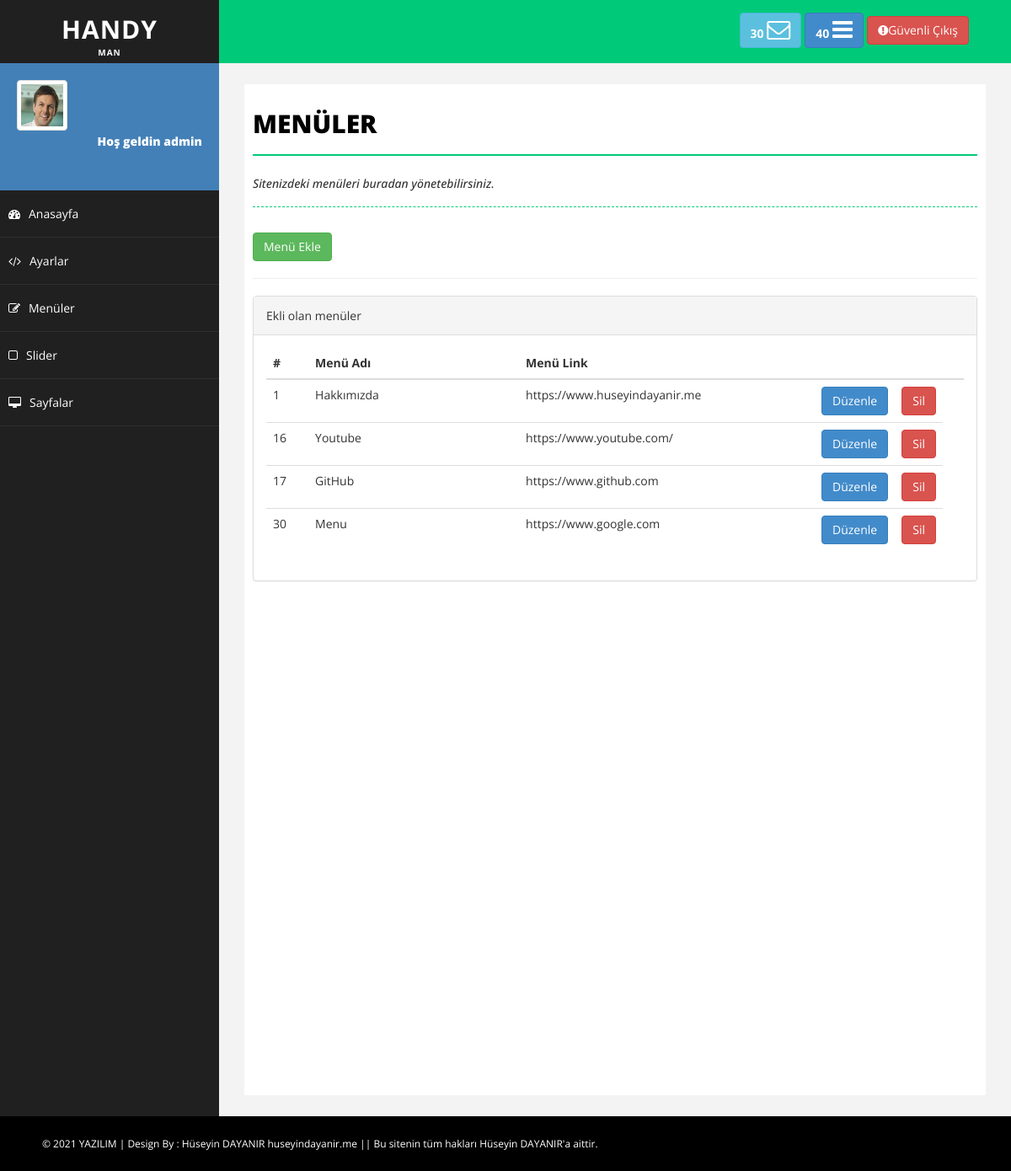
/admin/menuler.php (signed in), run on an earlier commit of the app's database.
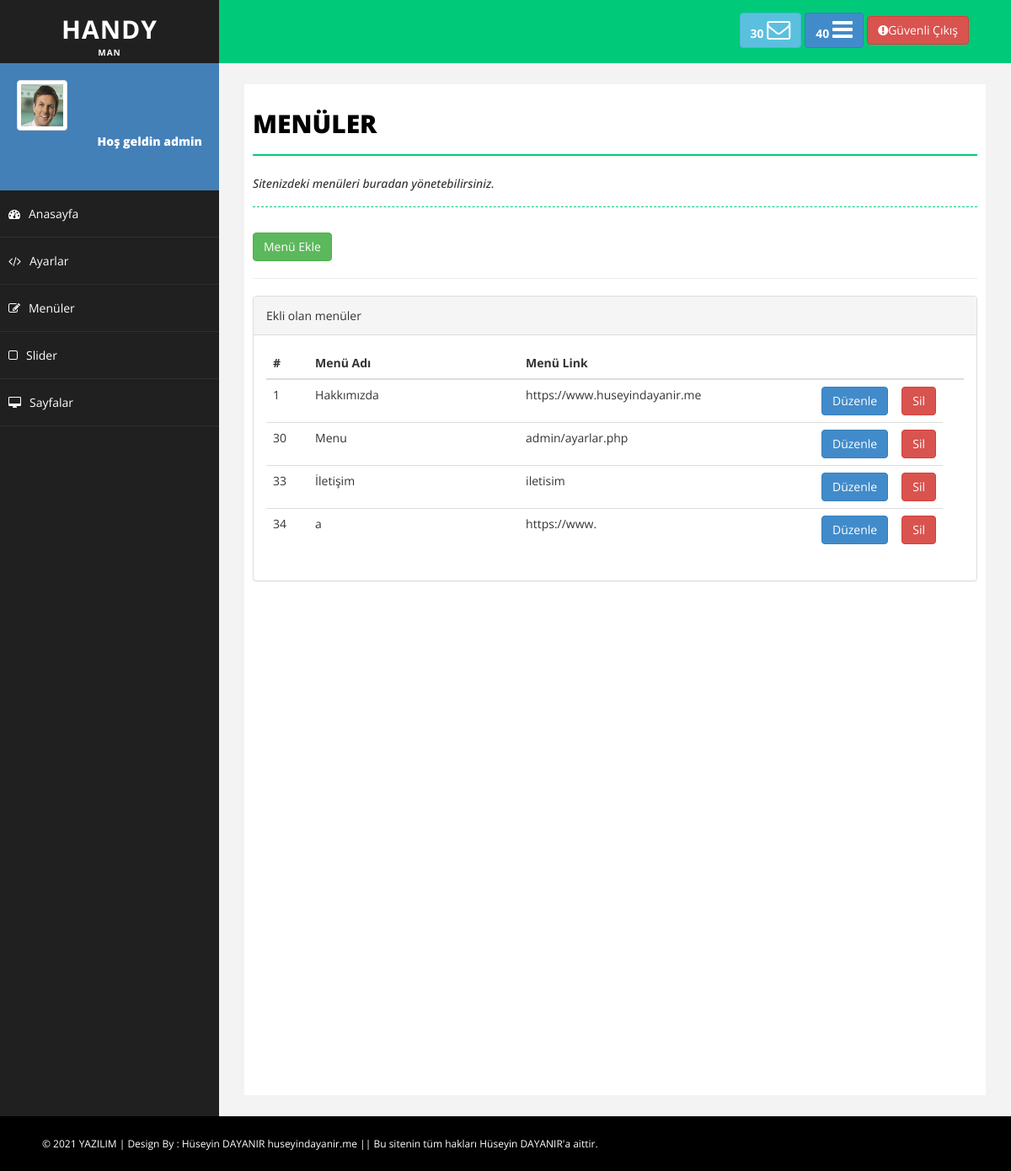
And on a later commit of the database.
### tables this page shows
CREATE TABLE `menuler` (
  `menu_id` int(11) NOT NULL,
  `menu_ad` varchar(50) NOT NULL,
  `menu_link` varchar(500) NOT NULL,
  `menu_ek` varchar(50) NOT NULL
);

### admin/menuler.php (the view, shortened to what this page needs)
<?php
include 'header.php';
include 'sidebar.php';
?>
<div id="page-wrapper">
            <div id="page-inner">
                <div class="row">
                    <div class="col-md-12">
                        <h1 class="page-head-line">Menüler</h1>
                        <?php
                            if($_GET['durum'] == "ok"){ ?>
                                <h1 style="color:green;" class="page-subhead-line">Menü başarıyla silindi.</h1>
                            <?php
                            }
                            else if($_GET['durum']=="no"){ ?>
                                <h1 style="color:red;"class="page-subhead-line">Menü silinemedi.</h1>
                            <?php
                            }
                            else {?>
                                <h1 class="page-subhead-line">Sitenizdeki menüleri buradan yönetebilirsiniz.</h1>
                            <?php } ?>
                    </div>
                    <div class="col-md-12">
                      <a href="menuEkle.php?durum"><button class="btn btn-success">Menü Ekle </button></a>
                       <hr>
                    </div>
                    <div class="col-md-12">
                    <div class="panel panel-default">
                        <div class="panel-heading">
                            Ekli olan menüler
                        </div>
                        <div class="panel-body">
                            <div class="table-responsive">
                                <table class="table table-hover">
                                    <thead>
                                        <tr>
                                            <th>#</th>
                                            <th style="width:250px">Menü Adı</th>
                                            <th>Menü Link</th>
                                            <th style="width:20px"></th>
                                            <th style="width:20px"><th>
                                        </tr>
                                    </thead>
                                    <tbody>
                                    <?php
                                       $menusor =mysqli_query($baglan,"SELECT * FROM menuler");
                                        while ( $menucek =mysqli_fetch_assoc($menusor) ){?>
                                        <tr>
                                            <td><?php echo $menucek['menu_id']?></td>
                                            <td><?php echo $menucek['menu_ad']?></td>
                                            <td><?php echo $menucek['menu_link']?></td>
                                            <td><a href="menuDuzenle.php?menu_id=<?php echo $menucek['menu_id']?>"><button class="btn btn-primary">Düzenle</button></a></td>
                                            <td><a href="netting/islem.php?menu_id=<?php echo $menucek['menu_id']?>&menuSil=ok"><button class="btn btn-danger">Sil</button></a></td>
                                        </tr>
                                        <?php }
                                    ?>
                                    </tbody>
                                </table>
                            </div>
                        </div>
                    </div>
                </div>
                </div>
            </div>
        </div>
<?php include 'footer.php' ?>

### admin/header.php (shortened to what this page needs)
<!DOCTYPE html>
<html xmlns="http://www.w3.org/1999/xhtml">
<head>
    <link href="assets/css/bootstrap.css" rel="stylesheet" />
    <link href="assets/css/bootstrap-fileupload.min.css" rel="stylesheet" />
    <link href="assets/css/font-awesome.css" rel="stylesheet" />
    <link href="assets/css/basic.css" rel="stylesheet" />
    <link href="assets/css/custom.css" rel="stylesheet" />
</head>
<body>
    <div id="wrapper">
        <nav class="navbar navbar-default navbar-cls-top " role="navigation" style="margin-bottom: 0">
            <div class="navbar-header">
                <a class="navbar-brand" href="index.html"><b style="font-size: 30px">Handy</b><br><b style="font-size:10px">Man</b></a>
            </div>
            <div class="header-right">
                <a href="message-task.html" class="btn btn-info" title="New Message"><b>30 </b><i class="fa fa-envelope-o fa-2x"></i></a>
                <a href="message-task.html" class="btn btn-primary" title="New Task"><b>40 </b><i class="fa fa-bars fa-2x"></i></a>
                <a href="logout.php" class="btn btn-danger" title="Logout"><i class="fa fa-exclamation-circle "></i>Güvenli Çıkış</a>
            </div>
        </nav>

### admin/sidebar.php (shortened to what this page needs)
<nav class="navbar-default navbar-side" role="navigation">
    <div class="sidebar-collapse">
        <ul class="nav" id="main-menu">
            <li>
                <div class="user-img-div">
                    <img src="assets/img/user.png" class="img-thumbnail" />
                    <div class="inner-text">
                        Hoş geldin <?php echo $_SESSION['admin_kadi']?>
                    <br />
                    </div>
                </div>
            </li>
            <li>
                <a  href="index.php"><i class="fa fa-dashboard "></i>Anasayfa</a>
            </li>
            <li>
                <a  href="ayarlar.php?durum"><i class="fa fa-code "></i>Ayarlar</a>
            </li>
            <li>
                <a  href="menuler.php?durum"><i class="fa fa-edit "></i>Menüler</a>
            </li>
            <li>
                <a  href="slider.php?durum"><i class="fa fa-square-o "></i>Slider</a>
            </li>
            <li>
                <a href="sayfalar.php?durum"><i class="fa fa-desktop "></i>Sayfalar </a>
            </li>
        </ul>
    </div>
</nav>

### admin/footer.php (shortened to what this page needs)
<div id="footer-sec">
        &copy; 2021 YAZILIM | Design By : Hüseyin DAYANIR <a href="https://huseyindayanir.me/" target="_blank">huseyindayanir.me  ||  Bu sitenin tüm hakları Hüseyin DAYANIR'a aittir.</a>
    </div>
</body>
</html>

### admin/assets/css/basic.css (style rules this page uses)
body { font-family: 'Open Sans', sans-serif; line-height:25px; }
#wrapper { width: 100%; background: #202020; }
#page-wrapper { padding: 15px 15px; min-height: 600px; background: #F3F3F3; }
#page-inner { width: 100%; margin: 10px 20px 10px 0px; background-color: #fff!important; padding: 10px; min-height: 1200px; }
.page-head-line { font-size: 30px; text-transform: uppercase; color: #000; font-weight: 800; padding-bottom: 20px; border-bottom: 2px solid #00CA79; margin-bottom: 10px; }
.page-subhead-line { font-size: 14px; padding-top: 5px; padding-bottom: 20px; font-style:italic; margin-bottom:30px; border-bottom:1px dashed #00CA79; }
.navbar-cls-top .navbar-brand { color: #fff; background: #202020; width: 260px; text-align: center; height: 75px; font-size: 20px; letter-spacing: 1px; font-weight: 900; padding-top: 25px; text-transform:uppercase; }
.header-right { color: #fff; padding: 15px 50px 5px 50px; float: right; font-size: 16px; }
.user-img-div { min-height: 140px; padding: 20px; background-color: #4380B8; }
.user-img-div img { max-height: 60px; }
.user-img-div .inner-text { text-align: right; position: relative; color: #fff; font-weight: 800; line-height: 25px; }
.sidebar-collapse, .sidebar-collapse .nav { background: none; }
.sidebar-collapse .nav { padding: 0; }
.sidebar-collapse .nav > li > a { color: #fff; background: #202020; text-shadow: none; padding: 15px 40px; border-bottom: 1px solid #2F2E31; }
.sidebar-collapse > .nav > li > a { padding: 15px 10px; }
.navbar-side { border: none; background-color: #202020; }
.navbar-cls-top { background: #00CA79; border-bottom: none; }
.navbar-default { border: 0px solid black; }
.navbar-header { background: #000000; }
.nav > li > a > i { margin-right: 10px; }
#footer-sec { background-color:#000; padding:20px 50px; color:#fff; font-size:12px; }
#footer-sec a { color:#fff; }
@media (min-width:768px) { #page-wrapper { margin: 0 0 0 260px; padding: 15px 30px; min-height: 1200px; } }
@media (min-width:768px) { .navbar-side { z-index: 1; position: absolute; width: 260px; } }
@media (min-width:768px) { .navbar { border-radius: 0px; } }

What changed in the data, as far as the page shows it:
removed menuler: menu_id "16", menu_ad "Youtube", menu_link "https://www.youtube.com/"
removed menuler: menu_id "17", menu_ad "GitHub", menu_link "https://www.github.com"
changed menuler "Menu": menu_link "https://www.google.com" → "admin/ayarlar.php"
added menuler: menu_id "33", menu_ad "İletişim", menu_link "iletisim"
added menuler: menu_id "34", menu_ad "a", menu_link "https://www."
